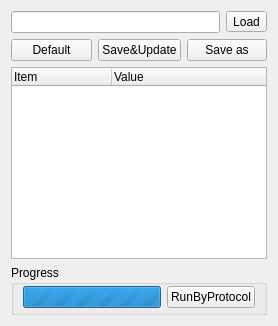
          <widget class="QWidget" name="tab_Protocol">
           <attribute name="title">
            <string>Protocol</string>
           </attribute>
           <layout class="QVBoxLayout" name="verticalLayout_3">
            <item>
             <layout class="QVBoxLayout" name="verticalLayout_6">
              <item>
               <layout class="QHBoxLayout" name="horizontalLayout_6">
                <item>
                 <widget class="QLineEdit" name="lineEdit_Protocol"/>
                </item>
                <item>
                 <widget class="QToolButton" name="toolButton_ProtocolFileOpen">
                  <property name="minimumSize">
                   <size>
                    <width>0</width>
                    <height>20</height>
                   </size>
                  </property>
                  <property name="maximumSize">
                   <size>
                    <width>16777215</width>
                    <height>16777215</height>
                   </size>
                  </property>
                  <property name="text">
                   <string>Load</string>
                  </property>
                 </widget>
                </item>
               </layout>
              </item>
              <item>
               <layout class="QHBoxLayout" name="horizontalLayout_5">
                <item>
                 <widget class="QPushButton" name="pushButton_DefaultProtocol">
                  <property name="text">
                   <string>Default</string>
                  </property>
                 </widget>
                </item>
                <item>
                 <widget class="QPushButton" name="pushButton_Save">
                  <property name="enabled">
                   <bool>true</bool>
                  </property>
                  <property name="text">
                   <string>Save&amp;&amp;Update</string>
                  </property>
                  <property name="default">
                   <bool>false</bool>
                  </property>
                  <property name="flat">
                   <bool>false</bool>
                  </property>
                 </widget>
                </item>
                <item>
                 <widget class="QPushButton" name="pushButton_SaveProtocolAs">
                  <property name="text">
                   <string>Save as</string>
                  </property>
                 </widget>
                </item>
               </layout>
              </item>
             </layout>
            </item>
            <item>
             <widget class="QTreeWidget" name="treeWidget">
              <property name="editTriggers">
               <set>QAbstractItemView::AllEditTriggers</set>
              </property>
              <property name="tabKeyNavigation">
               <bool>true</bool>
              </property>
              <property name="alternatingRowColors">
               <bool>true</bool>
              </property>
              <property name="rootIsDecorated">
               <bool>true</bool>
              </property>
              <property name="uniformRowHeights">
               <bool>false</bool>
              </property>
              <property name="allColumnsShowFocus">
               <bool>true</bool>
              </property>
              <column>
               <property name="text">
                <string>Item</string>
               </property>
              </column>
              <column>
               <property name="text">
                <string>Value</string>
               </property>
              </column>
             </widget>
            </item>
            <item>
             <widget class="QGroupBox" name="groupBox_Progress">
              <property name="title">
               <string>Progress</string>
              </property>
              <layout class="QHBoxLayout" name="horizontalLayout_3">
               <property name="topMargin">
                <number>1</number>
               </property>
               <property name="bottomMargin">
                <number>4</number>
               </property>
               <item>
                <widget class="QProgressBar" name="progressBar2">
                 <property name="cursor">
                  <cursorShape>BusyCursor</cursorShape>
                 </property>
                 <property name="maximum">
                  <number>0</number>
                 </property>
                 <property name="value">
                  <number>-1</number>
                 </property>
                 <property name="alignment">
                  <set>Qt::AlignCenter</set>
                 </property>
                 <property name="orientation">
                  <enum>Qt::Horizontal</enum>
                 </property>
                </widget>
               </item>
               <item>
                <widget class="QPushButton" name="pushButton_RunPipeline">
                 <property name="text">
                  <string>RunByProtocol</string>
                 </property>
                </widget>
               </item>
              </layout>
             </widget>
            </item>
           </layout>
          </widget>
